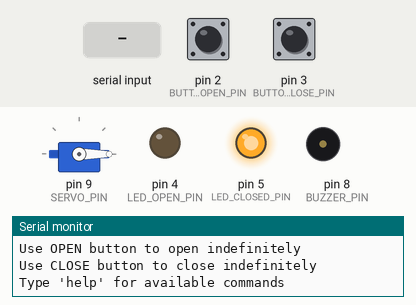
A sketch run on a simulated Arduino Uno, built with avr-gcc and run on an emulated ATmega328P. Parts: servo, output pins drawn as LEDs (lit = HIGH), buzzer (waves = sounding), the last lines printed to the serial monitor. The test bench sets the inputs (shaded band); at power-on: pin 2 (BUTTON_OPEN_PIN) HIGH, pin 3 (BUTTON_CLOSE_PIN) HIGH.

Above: at 2.1 s.
2.2 s: pin 2 (BUTTON_OPEN_PIN) pulled LOW for 0.15 s
At 3.8 s:
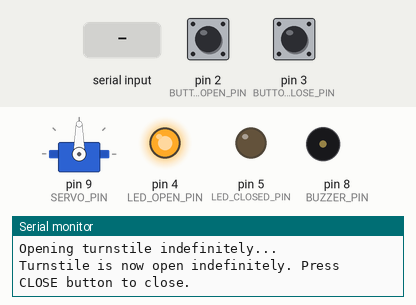
4.3 s: pin 3 (BUTTON_CLOSE_PIN) pulled LOW for 0.15 s
At 4.4 s:
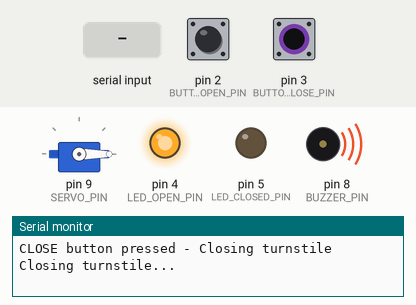
6.1 s: "open\n" received over Serial
At 6.21 s:
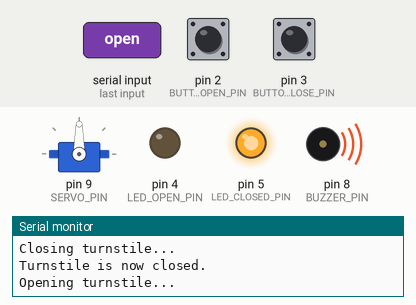
Timing chart, 0 to 13.1 s (numbered marks = the images above; inputs shaded):
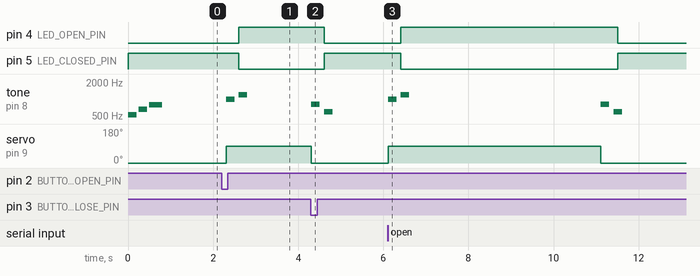

Measured:
- after the input at 2.2 s, pin 4 (LED_OPEN_PIN): LOW → HIGH after 0.41 s; pin 5 (LED_CLOSED_PIN): HIGH → LOW after 0.41 s; tone on pin 8 (BUZZER_PIN): silent → 1000 Hz after 0.11 s, → silent 0.20 s later, → 1200 Hz 0.10 s later, → silent 0.20 s later; servo on pin 9 (SERVO_PIN): 0° → 90° after 0.11 s
- after the input at 4.3 s, pin 4 (LED_OPEN_PIN): HIGH → LOW after 0.31 s; pin 5 (LED_CLOSED_PIN): LOW → HIGH after 0.31 s; tone on pin 8 (BUZZER_PIN): silent → 800 Hz at once, → silent 0.20 s later, → 600 Hz 0.10 s later, → silent 0.20 s later; servo on pin 9 (SERVO_PIN): 90° → 0° at once
- after the input at 6.1 s, pin 4 (LED_OPEN_PIN): LOW → HIGH after 0.31 s, → LOW 5.1 s later; pin 5 (LED_CLOSED_PIN): HIGH → LOW after 0.31 s, → HIGH 5.1 s later; tone on pin 8 (BUZZER_PIN): plays 1000 Hz for 0.20 s, 1200 Hz for 0.20 s, 800 Hz for 0.20 s, 600 Hz for 0.20 s, starting at once; servo on pin 9 (SERVO_PIN): 0° → 90° at once, → 0° 5.0 s later

The sketch:

turnstile_signal.ino
```cpp
/*
 * Turnstile Control System for Arduino Uno
 * Features:
 * - Servo motor control for turnstile movement
 * - Serial command control ("Turnstile is Open")
 * - Automatic 5-second close timer
 * - LED status indicators
 * - Audio feedback
 *
 * Hardware Connections:
 * - Servo Motor: Pin 9
 * - LED (Open): Pin 4
 * - LED (Closed): Pin 5
 * - Buzzer: Pin 3
 *
 * Serial Commands:
 * - "Turnstile is Open" - Opens turnstile for 5 seconds
 * - "status" - Shows current status
 * - "help" - Shows available commands
 */

 #include <Servo.h>

 // Pin definitions
 const int SERVO_PIN = 9;
 const int LED_OPEN_PIN = 4;
 const int LED_CLOSED_PIN = 5;
 const int BUZZER_PIN = 8;
 const int BUTTON_OPEN_PIN = 2;
 const int BUTTON_CLOSE_PIN = 3;

 // Servo positions
 const int TURNSTILE_CLOSED_POS = 0;
 const int TURNSTILE_OPEN_POS = 90;

 // Timing constants
 const unsigned long TURNSTILE_MOVEMENT_TIME = 1000; // 1 second for turnstile to open/close
 const unsigned long AUTO_CLOSE_DELAY = 5000;        // 5 seconds before auto-close
 const unsigned long DEBOUNCE_DELAY = 50;            // Button debounce time

 // Global variables
 Servo turnstileServo;
 bool turnstileOpen = false;
 unsigned long lastMovementTime = 0;
 unsigned long autoCloseTime = 0;
 String inputString = "";
 bool stringComplete = false;

 // Button state variables
 bool buttonOpenPressed = false;
 bool buttonClosePressed = false;
 unsigned long lastButtonOpenPress = 0;
 unsigned long lastButtonClosePress = 0;

 void setup() {
   // Initialize serial communication
   Serial.begin(9600);
   Serial.println("Turnstile Control System Started");

   // Initialize servo
   turnstileServo.attach(SERVO_PIN);
   turnstileServo.write(TURNSTILE_CLOSED_POS);

   // Initialize pins
   pinMode(LED_OPEN_PIN, OUTPUT);
   pinMode(LED_CLOSED_PIN, OUTPUT);
   pinMode(BUZZER_PIN, OUTPUT);
   pinMode(BUTTON_OPEN_PIN, INPUT_PULLUP);
   pinMode(BUTTON_CLOSE_PIN, INPUT_PULLUP);

   // Initialize LEDs
   digitalWrite(LED_OPEN_PIN, LOW);
   digitalWrite(LED_CLOSED_PIN, HIGH);

   // Play startup sound
   playStartupSound();

   Serial.println("System initialized. Turnstile is closed.");
   Serial.println("Type 'open' to open for 5 seconds");
   Serial.println("Use OPEN button to open indefinitely");
   Serial.println("Use CLOSE button to close indefinitely");
   Serial.println("Type 'help' for available commands");
 }

 void loop() {
   // Check for serial input
   checkSerialInput();

   // Check for button presses
   checkButtons();

   // Process completed commands
   if (stringComplete) {
     processCommand();
     inputString = "";
     stringComplete = false;
   }

   // Update status LEDs
   updateStatusLEDs();

   // Handle auto-close timer (only for serial commands)
   handleAutoClose();

   // Small delay to prevent overwhelming the system
   delay(100);
 }

 void checkSerialInput() {
   while (Serial.available()) {
     char inChar = (char)Serial.read();

     if (inChar == '\n') {
       stringComplete = true;
     } else {
       inputString += inChar;
     }
   }
 }

 void checkButtons() {
   // Check OPEN button
   bool currentOpenButtonState = !digitalRead(BUTTON_OPEN_PIN); // Inverted because of pull-up

   if (currentOpenButtonState && !buttonOpenPressed &&
       (millis() - lastButtonOpenPress) > DEBOUNCE_DELAY) {
     buttonOpenPressed = true;
     lastButtonOpenPress = millis();

     Serial.println("OPEN button pressed - Opening turnstile indefinitely");
     openTurnstileIndefinitely();
   }

   if (!currentOpenButtonState) {
     buttonOpenPressed = false;
   }

   // Check CLOSE button
   bool currentCloseButtonState = !digitalRead(BUTTON_CLOSE_PIN); // Inverted because of pull-up

   if (currentCloseButtonState && !buttonClosePressed &&
       (millis() - lastButtonClosePress) > DEBOUNCE_DELAY) {
     buttonClosePressed = true;
     lastButtonClosePress = millis();

     Serial.println("CLOSE button pressed - Closing turnstile");
     closeTurnstileIndefinitely();
   }

   if (!currentCloseButtonState) {
     buttonClosePressed = false;
   }
 }

 void processCommand() {
   inputString.trim(); // Remove whitespace
   inputString.toLowerCase(); // Convert to lowercase for easier comparison

   if (inputString == "open") {
     openTurnstile();
   } else if (inputString == "status") {
     printStatus();
   } else if (inputString == "help") {
     printHelp();
   } else if (inputString == "close") {
     closeTurnstile();
   } else {
     Serial.println("Unknown command. Type 'help' for available commands.");
   }
 }

 void handleAutoClose() {
   if (turnstileOpen && autoCloseTime > 0 &&
       (millis() - autoCloseTime) > AUTO_CLOSE_DELAY) {
     Serial.println("Auto-closing turnstile...");
     closeTurnstile();
     autoCloseTime = 0;
   }
 }

 void openTurnstile() {
   if (!turnstileOpen) {
     Serial.println("Opening turnstile...");
     turnstileServo.write(TURNSTILE_OPEN_POS);
     turnstileOpen = true;
     lastMovementTime = millis();
     autoCloseTime = millis(); // Start auto-close timer

     // Play opening sound
     tone(BUZZER_PIN, 1000, 200);
     delay(300);
     tone(BUZZER_PIN, 1200, 200);

     Serial.println("Turnstile will close automatically in 5 seconds");
   } else {
     Serial.println("Turnstile is already open!");
   }
 }

 void closeTurnstile() {
   if (turnstileOpen) {
     Serial.println("Closing turnstile...");
     turnstileServo.write(TURNSTILE_CLOSED_POS);
     turnstileOpen = false;
     lastMovementTime = millis();
     autoCloseTime = 0; // Reset auto-close timer

     // Play closing sound
     tone(BUZZER_PIN, 800, 200);
     delay(300);
     tone(BUZZER_PIN, 600, 200);
   } else {
     Serial.println("Turnstile is already closed!");
   }
 }

 void openTurnstileIndefinitely() {
   if (!turnstileOpen) {
     Serial.println("Opening turnstile indefinitely...");
     turnstileServo.write(TURNSTILE_OPEN_POS);
     turnstileOpen = true;
     lastMovementTime = millis();
     autoCloseTime = 0; // Disable auto-close timer for button control

     // Play opening sound
     tone(BUZZER_PIN, 1000, 200);
     delay(300);
     tone(BUZZER_PIN, 1200, 200);

     Serial.println("Turnstile is now open indefinitely. Press CLOSE button to close.");
   } else {
     Serial.println("Turnstile is already open!");
   }
 }

 void closeTurnstileIndefinitely() {
   if (turnstileOpen) {
     Serial.println("Closing turnstile...");
     turnstileServo.write(TURNSTILE_CLOSED_POS);
     turnstileOpen = false;
     lastMovementTime = millis();
     autoCloseTime = 0; // Reset auto-close timer

     // Play closing sound
     tone(BUZZER_PIN, 800, 200);
     delay(300);
     tone(BUZZER_PIN, 600, 200);

     Serial.println("Turnstile is now closed.");
   } else {
     Serial.println("Turnstile is already closed!");
   }
 }

 void updateStatusLEDs() {
   if (turnstileOpen) {
     digitalWrite(LED_OPEN_PIN, HIGH);
     digitalWrite(LED_CLOSED_PIN, LOW);
   } else {
     digitalWrite(LED_OPEN_PIN, LOW);
     digitalWrite(LED_CLOSED_PIN, HIGH);
   }
 }

 void playStartupSound() {
   // Play startup sequence
   tone(BUZZER_PIN, 523, 200); // C5
   delay(250);
   tone(BUZZER_PIN, 659, 200); // E5
   delay(250);
   tone(BUZZER_PIN, 784, 300); // G5
   delay(350);
 }

 // Additional utility functions
 void printStatus() {
   Serial.println("=== Turnstile Status ===");
   Serial.print("Turnstile: ");
   Serial.println(turnstileOpen ? "OPEN" : "CLOSED");
   if (turnstileOpen && autoCloseTime > 0) {
     unsigned long timeRemaining = AUTO_CLOSE_DELAY - (millis() - autoCloseTime);
     Serial.print("Auto-close in: ");
     Serial.print(timeRemaining / 1000);
     Serial.println(" seconds");
   }
   Serial.println("========================");
 }

 void printHelp() {
   Serial.println("=== Available Commands ===");
   Serial.println("open - Opens turnstile for 5 seconds");
   Serial.println("close - Manually close turnstile");
   Serial.println("status - Show current status");
   Serial.println("help - Show this help message");
   Serial.println("");
   Serial.println("=== Physical Buttons ===");
   Serial.println("OPEN button (Pin 2) - Opens turnstile indefinitely");
   Serial.println("CLOSE button (Pin 3) - Closes turnstile");
   Serial.println("===========================");
 }
```
